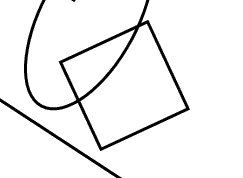
#> input picture gazoukadai.bmp, 243 x 178 px, found by its file name
$ python main.py gazoukadai.bmp   (Python 2 division)
#> lines starting #> are read from the running program, lines starting #| are printed output that depends on the picture; after the words box and inside, x2 and y2 are one past the last pixel; in counts of white or black regions, pixels touching at a corner belong together
#!/usr/bin/env python
# -*- coding: utf-8 -*-

import cv # 一度だけ利用
import cv2
import numpy as np
import math
from numpy.linalg import solve
import itertools # http://qiita.com/junkls/items/10384950963056cc8e08
import random
import sys # モジュール属性 argv を取得するため

class MyVector:
    """
    ベクトルや線分の方程式のクラス
    @x1, @y1 座標1
    @x2, @y2 座標2
    """
    def __init__(self, x1, y1, x2, y2):
        self.x1 = x1
        self.y1 = y1
        self.x2 = x2
        self.y2 = y2
        # y = ax + b
        self.a = (float(y2)-float(y1)) / (float(x2)-float(x1))
        self.b = float(y1) - self.a*float(x1)
        # 角度
        self.theta = math.atan(self.a)

    # [13 lines left out: function make_line, not called in this run]

    def to_np_vec(self):
        """
        ベクトルをnumpyのarrayに変換
        """
        vec = np.array((float(self.x2)-float(self.x1), float(self.y2)-float(self.y1)))
        return vec

# [9 lines left out: function mysolve, not called in this run]

def delete_near_points(pts):
    """
    ある座標近くの座標を削除
    """
    result_points = []
    pts_ = pts[:]

    # 座標組み合わせ分ループ
    for p1 in pts:
        # 自分のpointが消去されている時次に行く
        my_pt = [p2 for p2 in pts_ if p1[0] == p2[0] and p1[1] == p1[1]]
        if (len(my_pt) == 0):
            continue

        result_points.append(p1)

        # 自分のpointに近いものを削除
        pts_ = [p2 for p2 in pts_ if np.linalg.norm(p1-p2) > 50]

    return result_points

# [73 lines left out: functions draw_points, draw_pixel, find_rect_from_points, is_square, dump_points, not called in this run]

"""
四角形かどうかのvalidation
座標4点を結んだ線の黒色の割合を調べる
"""
# [52 lines left out: functions rect_remap_points, rect_whiteness, line_whiteness, not called in this run]

if __name__ == '__main__':
    """
    コマンドライン引数あり
    """
    # [7 lines of commented-out code are left out]

    filename = "data/gazoukadai.bmp"


    img = cv2.imread(filename)
#> img is the input picture: shape (178, 243, 3); mean B, G, R 240.9, 240.9, 240.8
    gray = cv2.cvtColor(img,cv2.COLOR_BGR2GRAY)
    edges = cv2.Canny(gray,50,150,apertureSize = 3)
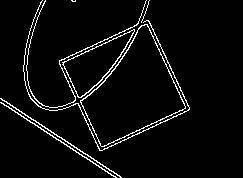
#> edges: shape (178, 243); 4.3% white in thin lines or dots, all inside (x1, y1, x2, y2) = (0, 0, 190, 178)

    minLineLength = 100
    maxLineGap = 5
    lines = cv2.HoughLinesP(edges,1,np.pi/180,100,minLineLength,maxLineGap)
#> lines = [[0, 98, 121, 177], [0, 102, 102, 168]]

    vecs = []

    for x1,y1,x2,y2 in lines[0]:
        vec = MyVector(x1,y1,x2,y2)
        vecs.append(vec)
#> this loop made 1 pass
#> (x1, y1, x2, y2) on pass 1: (0, 98, 121, 177)
#> after the loop, vecs = 1 item
        # 認識した線分の描画
        # _x1, _y1, _x2, _y2 = vec.make_line()
        # cv2.line(img,(_x1,_y1),(_x2,_y2),(0,255,0),2)

    # 全ての線分の内積を計算
    dots = [(v1, v2, np.dot(v1.to_np_vec(), v2.to_np_vec())) for v1 in vecs for v2 in vecs]
#> in to_np_vec, `vec = np.array((float(self.x2)-float(self.x1), float(self.y2)-float(se..`: vec = [121, 79]
#> dots = 1 item

    # 許容範囲を元に直交した座標を取得
    pts = []
    threshold = 0.5

    for dot in dots:
        dot_ = dot[2]
        if (-threshold <= dot_ and dot_ <= threshold):
            v1 = dot[0]
            v2 = dot[1]
            pts.append(mysolve(v1, v2))
#> this loop made 1 pass
#> dot_ on pass 1: 20882
#> after the loop, pts = []

    # 直交座標の量を減らす
    pts = delete_near_points(pts)
    print('直交座標の数: {0}'.format(len(pts)))
#| 直交座標の数: 0

    # 全ての並びに対して調べる
    # 組み合わせの順列 = 順列の上から4つ
    # NOTE!!: 計算に1分ぐらい時間がかかる!!
    rects = []

    for rect_points in list(itertools.combinations(pts, 4)):
        rect = find_rect_from_points(rect_points)

        if rect is not None:
            rects.append(rect)
#> this loop made 0 passes
#> after the loop, rects = []

    print('正方形の数: {0}'.format(len(rects)))
#| 正方形の数: 0

    results = [] # テスト用

    for rect_pts in rects:
        # 座標の並び方をremap
        rect_pts = rect_remap_points(rect_pts)

        if (rect_whiteness(img, rect_pts) < 0.2): # 白色の割合が少ない
            results.append(rect_pts)
            draw_points(img, rect_pts)
#> after the loop, results = []

    print('正方形の数: {0}'.format(len(results)))
#| 正方形の数: 0

    cv2.imwrite('./gazoukadai.jpg',img)
